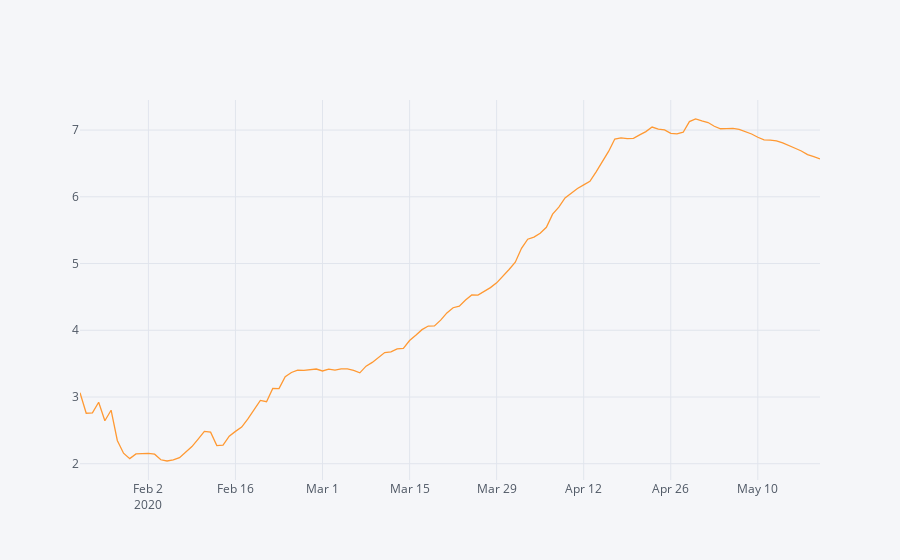

The notebook cell this image was saved under:
### Code cell
covid_datewise['Mortality Rate'].iplot()
